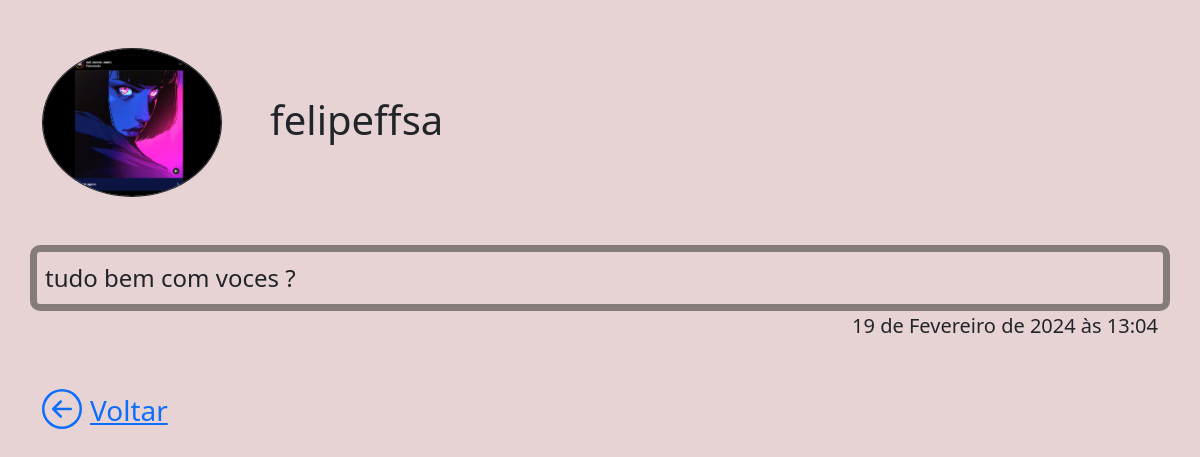
The app's page /noticias/visualizar/1/ (signed in) with its own data.
### noticias/models.py (models this page shows, shortened)
class Noticias(models.Model):
    user = models.ForeignKey(User, on_delete=models.CASCADE, related_name ='noticia')
    titulo = models.CharField(max_length=50)
    notice = models.TextField()
    data = models.DateTimeField(auto_now_add=True)
    atualizado = models.BooleanField(default=False)
    curtida = models.ManyToManyField(User, related_name='noticas_curtida')
    numero = models.IntegerField(default=0)

### usuarios/models.py (models this page shows, shortened)
class UserProfile(models.Model):
    user = models.OneToOneField(User, on_delete=models.CASCADE, related_name = 'userprofile')
    profile_image = models.ImageField(
        upload_to='imagens/', blank=True, null=True)
    profile_text = models.TextField(blank=True)

### noticias/views.py (the view)
# urls.py: path('visualizar/<int:id>/', views.visualizar, name ='visualizar'),
@login_required
def visualizar(request,id):
    noticia = Noticias.objects.get(id=id)
    return render(request, 'noticias/mensagem_completa.html', context={'noticia':noticia})

### noticias/templates/noticias/mensagem_completa.html (shortened to what this page needs)
{% extends "base.html" %}
{% load static %}
{% block conteudo %}
<div class="container mt-5 d-flex">
    <img class ='tamanho-imagem border border-dark rounded-circle' src ="{{noticia.user.userprofile.profile_image.url}}">
    <h1 class ='mt-5 ms-5'>{{noticia.user}}</h1>
</div>
<div class="container mt-5">
    <div class="row">
        <div class="col-12  tamanho-area p-2">
        <span class ='fs-4'>
        {{noticia.notice}}
        </span>
        </div>
        <div class="col-12">
            <span class ='float-end fs-5'>{{noticia.data}}</span>
        </div>
        <div class="col mt-5">
            <a href="{% url "mural" %}" class ='d-flex'>
              <span class ='fs-3 ms-2'>Voltar</span></a>
        </div>
    </div>
</div>
{% endblock conteudo %}

### templates/static/css/base.css (style rules this page uses)
body { background-color: rgba(207, 166, 166, 0.493) }

### templates/static/css/mensagem_completa.css (style rules this page uses)
.tamanho-area { max-height: 1000px; border-radius: 10px; border: 7px solid rgba(0, 0, 0, 0.418); }
.tamanho-imagem { max-width: 180px; max-height: 180px; }

### records on screen
Noticias: user.userprofile.profile_image (picture), user "felipeffsa", notice "tudo bem com voces ?", data "19 de Fevereiro de 2024 às 13:04"
